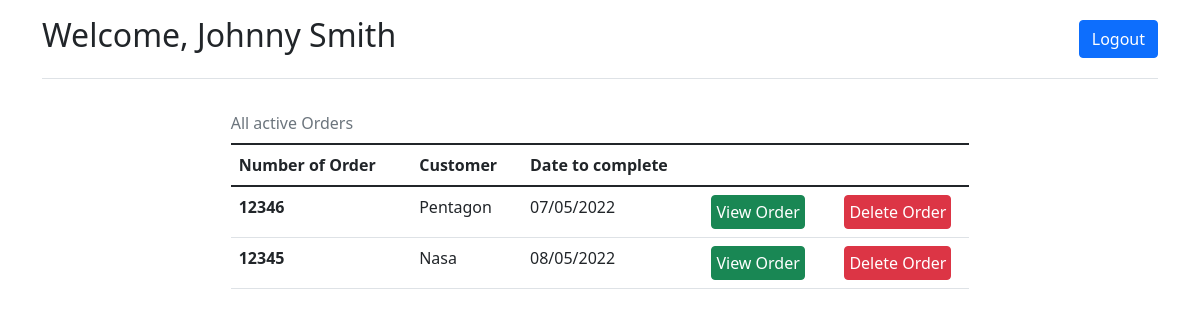
The page /add_order (signed in) on the database as committed earlier.
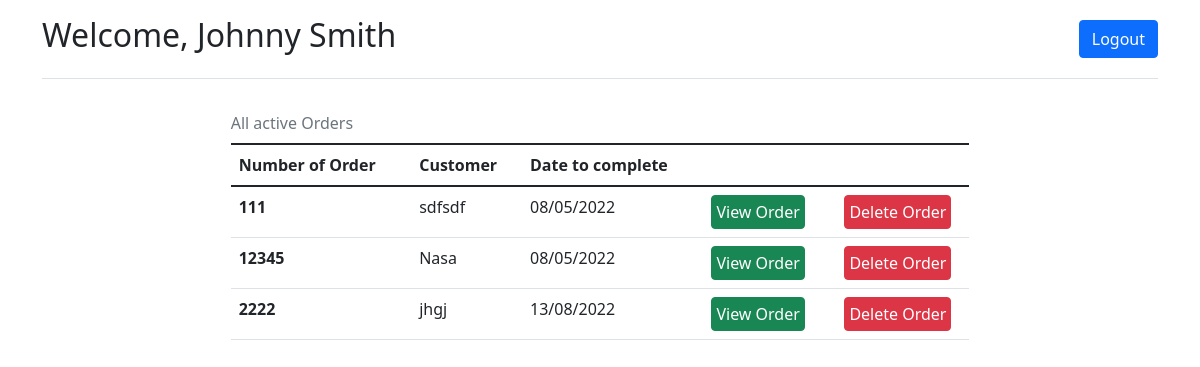
The same page on the database as committed later.
### app/models.py (models this page shows)
class Order(db.Model):
    order_id = db.Column(db.Integer, primary_key=True, nullable=False)
    customer = db.Column("Name", db.String)
    completed = db.Column("Completed", db.Boolean, default=False)
    date_to_complete = db.Column("Date_to_complete", db.Date)
    products = db.relationship("Product", secondary=orders_products, back_populates="orders")
    processes_in_order = db.relationship('ProcessInOrder', backref='Order', lazy='dynamic')

### app/routes.py (the view, shortened to what this page needs)
@process_app.route('/add_order', methods=['get', 'post'])
@login_required
def add_order():
    table = models.Order.query.filter_by(completed=False).order_by(models.Order.date_to_complete.asc())
    form = AddOrder()
    form.product.choices = [
        (product.product_id, product.name) for product in models.Product.query.all()
    ]
    return render_template('add_order.html', form=form, table=table)

### app/__init__.py (called while the page is built)
@login_manager.user_loader
def load_user(user_id):
    return Employee.query.get(int(user_id))

### app/templates/add_order.html (shortened to what this page needs)
{% extends "base.html" %}
{% block content %}
<div class="container">
    <div class="row g-3 justify-content-md-center">
        <div class="col-8">
            <table class="table table-hover">
                <caption class="caption-top test-center">All active Orders</caption>
                <thead>
                <tr>
                    <th scope="col">Number of Order</th>
                    <th scope="col">Customer</th>
                    <th scope="col">Date to complete</th>
                    <th scope="col" style="width:18%;"></th>
                    <th scope="col" style="width:18%;"></th>
                </tr>
                </thead>
                <tbody>
                {% for order in table %}
                <tr>
                    <td class="fw-bold">{{ order.order_id }}</td>
                    <td>{{ order.customer }}</td>
                    <td>{{ order.date_to_complete.strftime('%d/%m/%Y') }}</td>
                    <td>
                        <a href="{{ url_for('remove_order', order_id=order.order_id) }}" class="btn btn-success p-1">View
                            Order</a>
                    </td>
                    <td>
                        <a href="{{ url_for('remove_order', order_id=order.order_id) }}" class="btn btn-danger p-1">Delete
                            Order</a>
                    </td>
                </tr>
                {% endfor %}
                </tbody>
            </table>
        </div>
    </div>
</div>
{% endblock %}

Rows that differ between the two databases and show on the page:
removed Order: order_id "12346", customer "Pentagon", date_to_complete "07/05/2022"
added Order: order_id "111", customer "sdfsdf", date_to_complete "08/05/2022"
added Order: order_id "2222", customer "jhgj", date_to_complete "13/08/2022"
